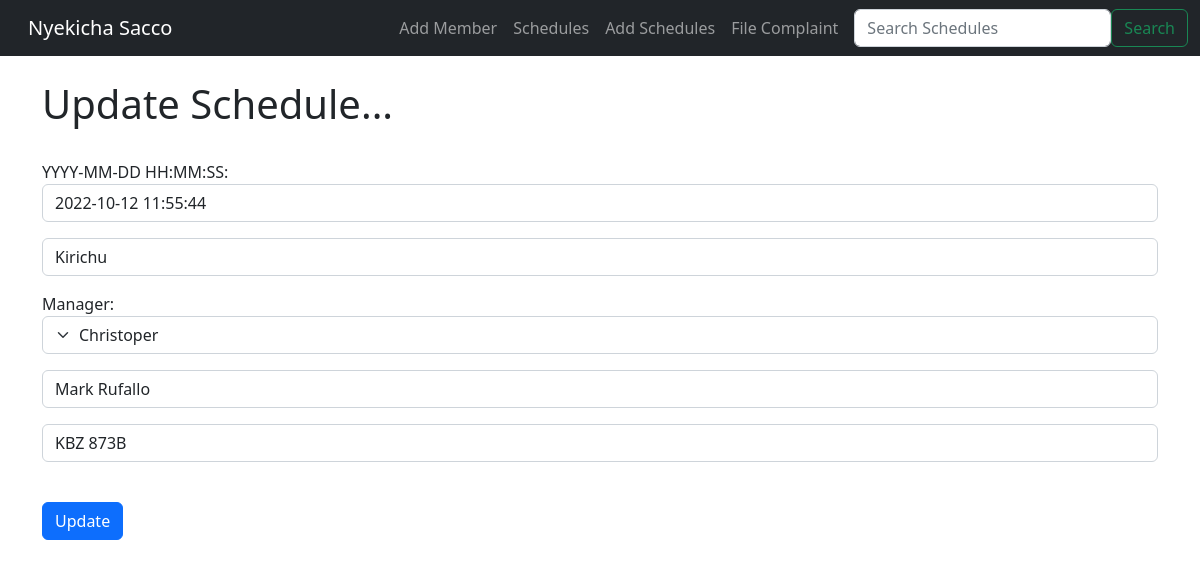
/update_schedules/3, run on the app's committed database.
### sacco/models.py (models this page shows, shortened)
class Schedule(models.Model):
	Schedule_date = models.DateTimeField('Schedule Date')
	destination = models.CharField('Destination',max_length=200)
	manager = models.ForeignKey(User, blank=True, null=True, on_delete=models.SET_NULL)
	driver_name = models.CharField('Driver Name',max_length=60)
	vehicle_num_plate = models.CharField('Number Plate',max_length=60)

### sacco/views.py (the view)
# urls.py: path('update_schedules/<sch_id>', views.update_schedules, name='update-schedules'),
def update_schedules(request, sch_id):
	schedule = Schedule.objects.get(pk=sch_id)
	form = ScheduleForm(request.POST or None, instance=schedule)
	if form.is_valid():
		form.save()
		return redirect('list-schedules')
	return render(request, 'sacco/update_schedules.html', {'schedule':schedule, 'form':form})

### sacco/forms.py
class ScheduleForm(ModelForm):
	class Meta:
		model = Schedule
		fields = ('Schedule_date', 'destination', 'manager', 'driver_name', 'vehicle_num_plate')
		labels = {
			'Schedule_date': 'YYYY-MM-DD HH:MM:SS',
			'destination': '',
			'manager': 'Manager',
			'driver_name': '',
			'vehicle_num_plate': '',
		}
		widgets =  {
			'Schedule_date': forms.TextInput(attrs={'class':'form-control', 'placeholder':'Enter Date And Time'}),
			'destination': forms.TextInput(attrs={'class':'form-control', 'placeholder':'Enter The Destination'}),
			'manager': forms.Select(attrs={'class':'form-select', 'placeholder': 'Select Active Manager'}),
			'driver_name': forms.TextInput(attrs={'class':'form-control', 'placeholder':'Enter Name Of Driver'}),
			'vehicle_num_plate': forms.TextInput(attrs={'class':'form-control', 'placeholder':'Enter Vehicle Number Plate'}),
		}

### sacco/templates/sacco/update_schedules.html (shortened to what this page needs)
{% extends 'sacco/base.html' %}
{% block content %}
	<h1>Update Schedule...</h1>
	<br>
	<form action="" method=POST>
		{{ form.as_p }}
		<br>
		<input type="submit" value="Update" class="btn btn-primary">
{% endblock %}

### data on the page
Schedule: Schedule_date "2022-10-12 11:55:44", destination "Kirichu", manager "Christoper", driver_name "Mark Rufallo", vehicle_num_plate "KBZ 873B"
